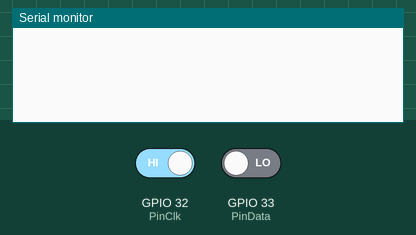
Bench run of a program on a simulated ESP32. Shown: the last lines printed to the serial monitor. The inputs (shaded band) are chosen by the test bench; at power-on: GPIO 32 (PinClk) HIGH, GPIO 33 (PinData) LOW.

Above: at 1.2 s.
1.3 s: GPIO 32 (PinClk) driven LOW
At 2.5 s:
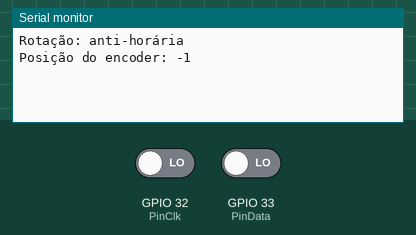
2.8 s: GPIO 32 (PinClk) driven HIGH
At 3.8 s:
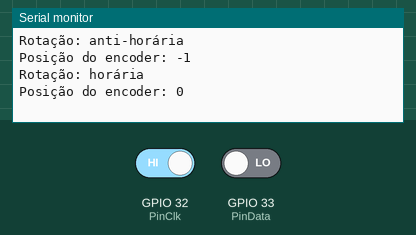

Measured:
- after the input at 1.3 s, the serial monitor: prints a new line at once (image 1)
- after the input at 2.8 s, the serial monitor: prints a new line at once (image 2)

The program:

main.cpp
```cpp
#include <Arduino.h>


const int PinClk = 32;
const int PinData = 33;
int encoderPostCount = 0;
int pinALast;
int aVal;
boolean bCW;


void setup() {
  pinMode(PinClk, INPUT);
  pinMode(PinData, INPUT);

  pinALast = digitalRead(PinClk);
  Serial.begin(115200);
}

void loop() {
  aVal =  digitalRead(PinClk);

  if(aVal != pinALast)
  {
    if(digitalRead(PinData) != aVal)
    {
      encoderPostCount++;
      bCW = true;
    }
    else
    {
      encoderPostCount--;
      bCW = false;
    }

    Serial.print("Rotação: ");
    if(bCW)
    {
      Serial.println("horária");
    }
    else
    {
      Serial.println("anti-horária");
    }

    Serial.print("Posição do encoder: ");
    Serial.println(encoderPostCount);
  }
  pinALast = aVal;
}
```
